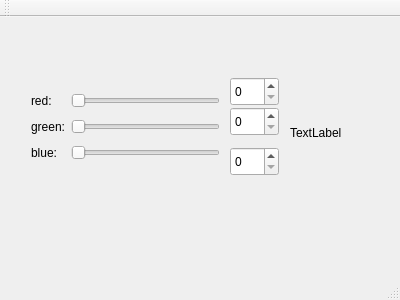
<?xml version="1.0" encoding="UTF-8"?>
<ui version="4.0">
 <class>MainWindow</class>
 <widget class="QMainWindow" name="MainWindow">
  <property name="geometry">
   <rect>
    <x>0</x>
    <y>0</y>
    <width>400</width>
    <height>300</height>
   </rect>
  </property>
  <property name="windowTitle">
   <string>MainWindow</string>
  </property>
  <widget class="QWidget" name="centralWidget">
   <widget class="QWidget" name="gridLayoutWidget">
    <property name="geometry">
     <rect>
      <x>20</x>
      <y>60</y>
      <width>211</width>
      <height>101</height>
     </rect>
    </property>
    <layout class="QGridLayout" name="gridLayout">
     <item row="1" column="1">
      <widget class="QSlider" name="horizontalSliderRed">
       <property name="orientation">
        <enum>Qt::Horizontal</enum>
       </property>
      </widget>
     </item>
     <item row="3" column="0">
      <widget class="QLabel" name="labelBlue">
       <property name="text">
        <string>blue:</string>
       </property>
      </widget>
     </item>
     <item row="1" column="0">
      <widget class="QLabel" name="labelRed">
       <property name="text">
        <string>red:</string>
       </property>
      </widget>
     </item>
     <item row="3" column="1">
      <widget class="QSlider" name="horizontalSliderBlue">
       <property name="orientation">
        <enum>Qt::Horizontal</enum>
       </property>
      </widget>
     </item>
     <item row="2" column="1">
      <widget class="QSlider" name="horizontalSliderGreen">
       <property name="orientation">
        <enum>Qt::Horizontal</enum>
       </property>
      </widget>
     </item>
     <item row="2" column="0">
      <widget class="QLabel" name="labelGreen">
       <property name="text">
        <string>green:</string>
       </property>
      </widget>
     </item>
    </layout>
   </widget>
   <widget class="QLabel" name="colorLabel">
    <property name="geometry">
     <rect>
      <x>290</x>
      <y>90</y>
      <width>62</width>
      <height>51</height>
     </rect>
    </property>
    <property name="text">
     <string>TextLabel</string>
    </property>
   </widget>
   <widget class="QSpinBox" name="spinBoxRed">
    <property name="geometry">
     <rect>
      <x>230</x>
      <y>60</y>
      <width>49</width>
      <height>29</height>
     </rect>
    </property>
   </widget>
   <widget class="QSpinBox" name="spinBoxGreen">
    <property name="geometry">
     <rect>
      <x>230</x>
      <y>90</y>
      <width>49</width>
      <height>29</height>
     </rect>
    </property>
   </widget>
   <widget class="QSpinBox" name="spinBoxBlue">
    <property name="geometry">
     <rect>
      <x>230</x>
      <y>130</y>
      <width>49</width>
      <height>29</height>
     </rect>
    </property>
   </widget>
  </widget>
  <widget class="QMenuBar" name="menuBar">
   <property name="geometry">
    <rect>
     <x>0</x>
     <y>0</y>
     <width>400</width>
     <height>25</height>
    </rect>
   </property>
  </widget>
  <widget class="QToolBar" name="mainToolBar">
   <attribute name="toolBarArea">
    <enum>TopToolBarArea</enum>
   </attribute>
   <attribute name="toolBarBreak">
    <bool>false</bool>
   </attribute>
  </widget>
  <widget class="QStatusBar" name="statusBar"/>
 </widget>
 <layoutdefault spacing="6" margin="11"/>
 <resources/>
 <connections>
  <connection>
   <sender>spinBoxRed</sender>
   <signal>valueChanged(int)</signal>
   <receiver>horizontalSliderRed</receiver>
   <slot>setValue(int)</slot>
   <hints>
    <hint type="sourcelabel">
     <x>250</x>
     <y>110</y>
    </hint>
    <hint type="destinationlabel">
     <x>174</x>
     <y>125</y>
    </hint>
   </hints>
  </connection>
  <connection>
   <sender>spinBoxGreen</sender>
   <signal>valueChanged(int)</signal>
   <receiver>horizontalSliderGreen</receiver>
   <slot>setValue(int)</slot>
   <hints>
    <hint type="sourcelabel">
     <x>256</x>
     <y>150</y>
    </hint>
    <hint type="destinationlabel">
     <x>206</x>
     <y>154</y>
    </hint>
   </hints>
  </connection>
  <connection>
   <sender>spinBoxBlue</sender>
   <signal>valueChanged(int)</signal>
   <receiver>horizontalSliderBlue</receiver>
   <slot>setValue(int)</slot>
   <hints>
    <hint type="sourcelabel">
     <x>246</x>
     <y>192</y>
    </hint>
    <hint type="destinationlabel">
     <x>203</x>
     <y>186</y>
    </hint>
   </hints>
  </connection>
 </connections>
</ui>
